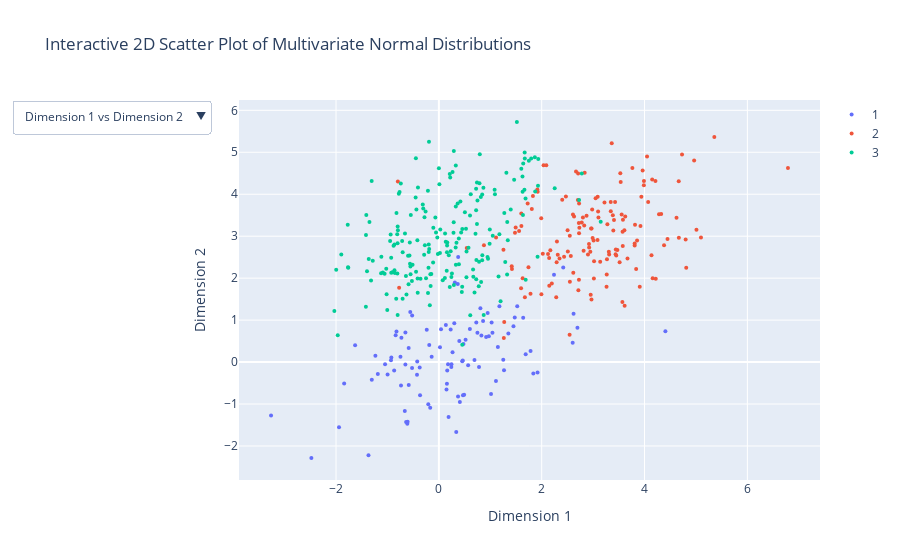

The code cell stored with this chart in its notebook:
### Code cell
# object inicialization 
sim1 = cl.generate_clusters.from_multivariate_normal(means, covariances, samples)

# 2d ploting of data
# replace parameter lables to False for data only 
sim1.plot_2d(labels=True)

### Figure 1 — Plotly figure (JSON) as saved in the notebook; plotly's stock layout.template omitted (floating-point values rounded to 4 significant figures; data arrays with more than 128 entries replaced by an {"elided": "..."} marker saying what was removed)
{"data": [{"marker": {"size": 4}, "mode": "markers", "name": "1", "type": "scatter", "x": [1.688, -0.7362, -2.479, 0.373, 0.9492, 1.267, 0.2295, 0.2424, -3.264, -0.2354, 0.8272, 0.1361, 0.6924, 0.3977, 0.9187, -1.235, -1.942, -0.5874, 1.042, -1.842, -0.8244, -0.7467, 0.3753, -0.9239, 1.026, 2.239, 2.62, -0.8693, 1.476, -0.6513, 1.783, 1.178, 0.4778, 0.3383, -0.6371, -0.4206, -0.3659, 0.4081, -0.1403, -0.6076, 1.451, -0.2056, -0.3732, -0.5211, 1.837, 0.1627, 0.1567, -0.5196, 4.406, 0.178, -0.9975, 0.04186, 0.7498, 2.695, -0.7283, 1.015, 1.11, -0.6625, -1.629, 0.5194, 0.8078, -0.5859, 0.5693, 1.253, 0.245, 0.4687, 0.02177, 0.1486, 0.4543, -1.046, 0.3111, 0.7811, 0.3002, -0.1868, 0.3674, 1.64, 0.1891, -0.556, 2.602, 0.4651, 0.4918, 0.603, -0.1685, -1.187, 1.351, 1.148, 0.86, -1.304, 1.524, -1.369, 1.919, -0.6137, -0.9313, 2.419, -0.8406, 0.9721, 0.2661, -0.4253, 0.7281, -0.6508], "y": [0.189, -0.5561, -2.286, -0.8201, 1.172, -0.1955, 0.7737, -0.1147, -1.273, 0.7702, 0.6304, 0.8829, 0.04936, 0.5047, 0.5996, 0.1489, -1.555, 0.3327, 0.6982, -0.5135, 0.7275, 0.1277, 2.502, 0.1101, 0.9403, 2.082, 1.151, -0.2026, 1.063, -0.05784, 0.2622, 1.332, 0.4301, -1.664, -1.429, 0.01124, -0.7897, -0.9516, 0.1243, -1.42, 0.8517, -1.002, -0.1294, -0.1395, -0.2731, -0.2016, -0.5138, 1.11, 0.7344, -0.05004, -0.2984, 0.7836, 0.697, 0.8179, 0.5824, -0.7602, -0.4513, -1.168, 0.3997, 0.5305, 1.285, -0.5479, -0.07705, 0.05405, -0.04922, -0.7911, 0.3512, -0.6561, 0.02021, -0.05347, 1.898, -0.1157, 0.9232, 0.4044, 1.86, 1.055, -1.309, 1.193, 0.4621, 0.03736, -0.7816, 0.7856, -1.086, -0.2824, 0.6787, 0.3563, 0.9801, -0.42, 1.328, -2.22, -0.2493, -1.473, 0.04155, 2.253, 0.6414, 0.6152, 0.2358, -0.3014, 0.9436, 0.7035]}, {"marker": {"size": 4}, "mode": "markers", "name": "2", "type": "scatter", "x": {"elided": "150 float values"}, "y": {"elided": "150 float values"}}, {"marker": {"size": 4}, "mode": "markers", "name": "3", "type": "scatter", "x": {"elided": "200 float values"}, "y": {"elided": "200 float values"}}], "layout": {"title": {"text": "Interactive 2D Scatter Plot of Multivariate Normal Distributions"}, "updatemenus": [{"buttons": [{"args": [{"x": {"elided": "3 rows, 450 float values in total"}, "y": {"elided": "3 rows, 450 float values in total"}}], "label": "Dimension 1 vs Dimension 2", "method": "update"}, {"args": [{"x": {"elided": "3 rows, 450 float values in total"}, "y": {"elided": "3 rows, 450 float values in total"}}], "label": "Dimension 1 vs Dimension 3", "method": "update"}, {"args": [{"x": {"elided": "3 rows, 450 float values in total"}, "y": {"elided": "3 rows, 450 float values in total"}}], "label": "Dimension 2 vs Dimension 1", "method": "update"}, {"args": [{"x": {"elided": "3 rows, 450 float values in total"}, "y": {"elided": "3 rows, 450 float values in total"}}], "label": "Dimension 2 vs Dimension 3", "method": "update"}, {"args": [{"x": {"elided": "3 rows, 450 float values in total"}, "y": {"elided": "3 rows, 450 float values in total"}}], "label": "Dimension 3 vs Dimension 1", "method": "update"}, {"args": [{"x": {"elided": "3 rows, 450 float values in total"}, "y": {"elided": "3 rows, 450 float values in total"}}], "label": "Dimension 3 vs Dimension 2", "method": "update"}], "direction": "down", "showactive": true}], "xaxis": {"title": {"text": "Dimension 1"}}, "yaxis": {"title": {"text": "Dimension 2"}}}}
